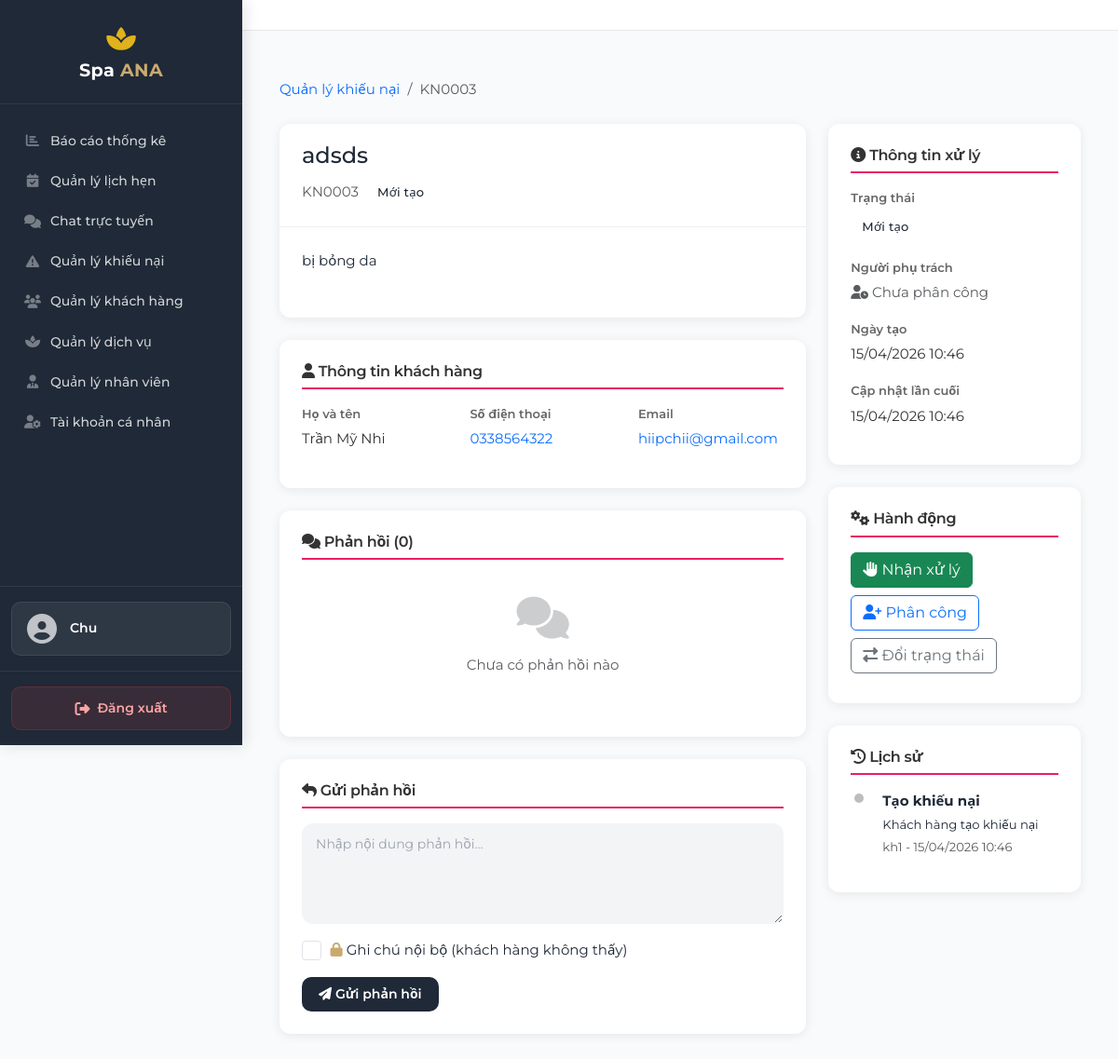
/manage/complaints/3/ (signed in), run on an earlier commit of the app's database.
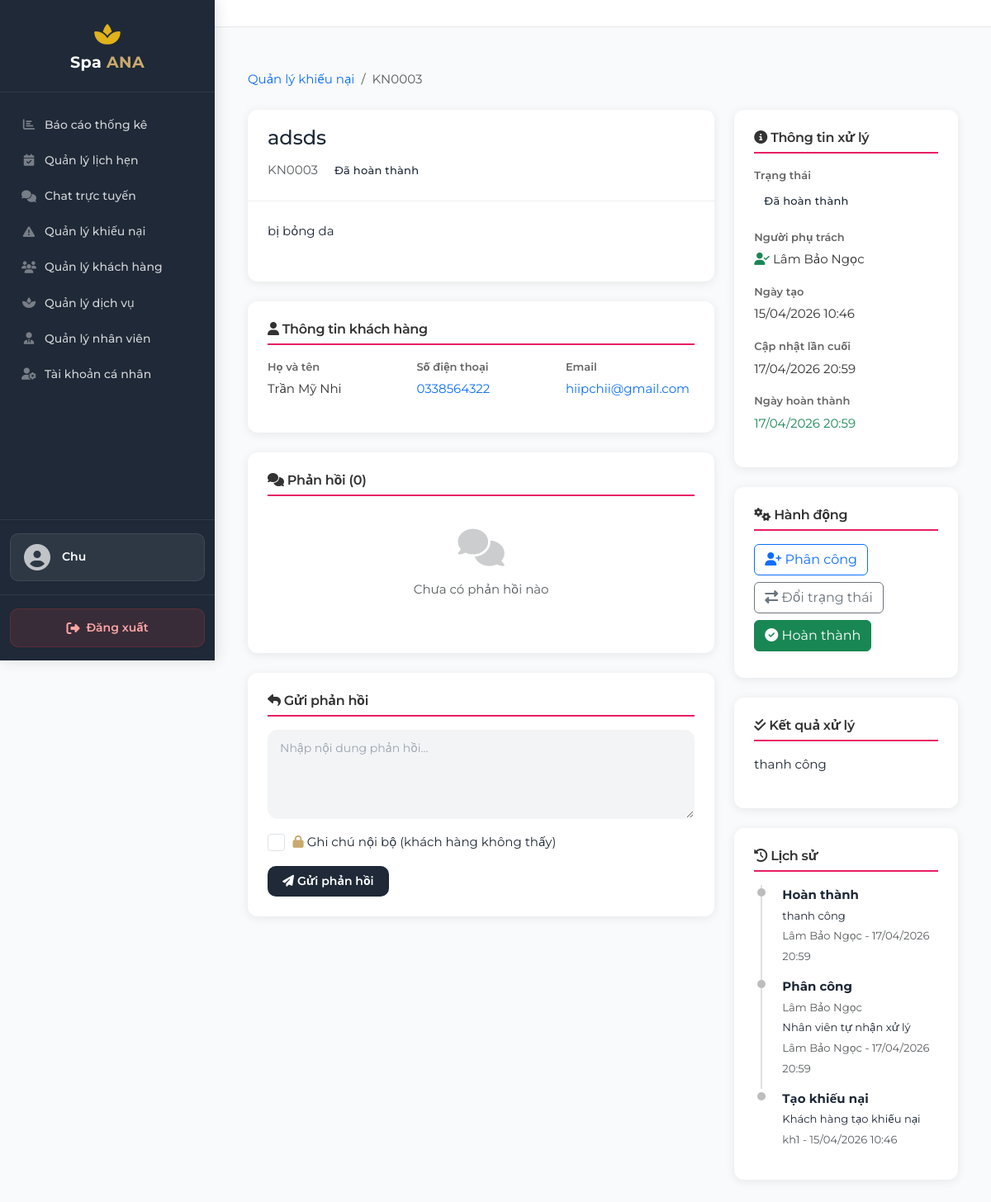
And on a later commit of the database.
### complaints/models.py (models this page shows, shortened)
class Complaint(models.Model):
    STATUS_CHOICES = [
        ('NEW', 'Mới tạo'),
        ('IN_PROGRESS', 'Đang xử lý'),
        ('RESOLVED', 'Đã hoàn thành'),
    ]
    code = models.CharField(max_length=10, unique=True, blank=True, verbose_name='Mã khiếu nại')
    customer = models.ForeignKey(
        'customers.CustomerProfile', on_delete=models.SET_NULL,
        null=True, blank=True,
        related_name='complaints', verbose_name='Khách hàng'
    )
    full_name = models.CharField(max_length=100, verbose_name='Họ và tên')
    phone = models.CharField(max_length=15, verbose_name='Số điện thoại')
    email = models.CharField(max_length=255, blank=True, null=True, verbose_name='Email')
    customer_name_snapshot = models.CharField(max_length=100, blank=True, null=True, verbose_name='Tên KH (snapshot)')
    customer_phone_snapshot = models.CharField(max_length=15, blank=True, null=True, verbose_name='SĐT KH (snapshot)')
    customer_email_snapshot = models.CharField(max_length=255, blank=True, null=True, verbose_name='Email KH (snapshot)')
    title = models.CharField(max_length=200, verbose_name='Tiêu đề khiếu nại')
    content = models.TextField(verbose_name='Nội dung khiếu nại')
    incident_date = models.DateTimeField(blank=True, null=True, verbose_name='Ngày xảy ra sự cố')
    appointment_code = models.CharField(max_length=10, blank=True, null=True, verbose_name='Mã lịch hẹn liên quan')
    related_service = models.ForeignKey(
        'spa_services.Service', on_delete=models.SET_NULL,
        null=True, blank=True, verbose_name='Dịch vụ liên quan'
    )
    expected_solution = models.CharField(max_length=1000, blank=True, null=True, verbose_name='Giải pháp mong muốn')
    status = models.CharField(max_length=20, choices=STATUS_CHOICES, default='NEW', verbose_name='Trạng thái')
    assigned_to = models.ForeignKey(
        User, on_delete=models.SET_NULL,
        null=True, blank=True,
        related_name='assigned_complaints', verbose_name='Người phụ trách'
    )
    resolution = models.TextField(blank=True, null=True, verbose_name='Kết quả xử lý')
    note = models.TextField(blank=True, null=True, verbose_name='Ghi chú nội bộ')
    resolved_at = models.DateTimeField(null=True, blank=True, verbose_name='Thời điểm giải quyết xong')
    created_at = models.DateTimeField(auto_now_add=True, verbose_name='Thời điểm tạo')
    updated_at = models.DateTimeField(auto_now=True, null=True, blank=True, verbose_name='Thời điểm cập nhật')
    class Meta:
        db_table = 'complaints'
        verbose_name = 'Khiếu nại'
        verbose_name_plural = 'Khiếu nại'
        ordering = ['-created_at']
        indexes = [
            models.Index(fields=['code']),
            models.Index(fields=['status', 'created_at']),
            models.Index(fields=['assigned_to']),
        ]
        constraints = [
            models.CheckConstraint(
                check=models.Q(status__in=['NEW', 'IN_PROGRESS', 'RESOLVED']),
                name='complaint_status_valid'
            ),
            models.CheckConstraint(
                check=models.Q(resolved_at__isnull=True) | models.Q(resolved_at__gte=models.F('created_at')),
                name='complaint_resolved_at_valid'
            ),
        ]

class ComplaintHistory(models.Model):
    ACTION_CHOICES = [
        ('CREATE', 'Tạo khiếu nại'),
        ('UPDATE', 'Cập nhật'),
        ('ASSIGN', 'Phân công'),
        ('REPLY', 'Phản hồi'),
        ('RESOLVE', 'Hoàn thành'),
    ]
    complaint = models.ForeignKey(
        Complaint, on_delete=models.CASCADE,
        related_name='history', verbose_name='Khiếu nại'
    )
    action = models.CharField(max_length=30, choices=ACTION_CHOICES, verbose_name='Hành động')
    old_value = models.TextField(blank=True, null=True, verbose_name='Giá trị cũ')
    new_value = models.TextField(blank=True, null=True, verbose_name='Giá trị mới')
    note = models.TextField(blank=True, null=True, verbose_name='Ghi chú')
    performed_by = models.ForeignKey(
        User, on_delete=models.PROTECT, verbose_name='Người thực hiện'
    )
    performed_at = models.DateTimeField(auto_now_add=True, verbose_name='Thời điểm thực hiện')
    class Meta:
        db_table = 'complaint_history'
        verbose_name = 'Lịch sử khiếu nại'
        verbose_name_plural = 'Lịch sử khiếu nại'
        ordering = ['-performed_at']
        indexes = [
            models.Index(fields=['complaint', '-performed_at']),
        ]
        constraints = [
            models.CheckConstraint(
                check=models.Q(action__in=['CREATE', 'UPDATE', 'ASSIGN', 'REPLY', 'RESOLVE']),
                name='complainthistory_action_valid'
            ),
        ]

### complaints/views.py (the view)
# urls.py: path('manage/complaints/<int:complaint_id>/', views.admin_complaint_detail, name='admin_complaint_detail'),
@login_required(login_url='accounts:login')
def admin_complaint_detail(request, complaint_id):
    if not (request.user.is_staff or request.user.is_superuser):
        messages.error(request, 'Bạn không có quyền truy cập trang này.')
        return redirect('pages:home')
    complaint = get_object_or_404(Complaint, id=complaint_id)
    replies = complaint.replies.filter(is_internal=False).order_by('created_at')
    all_replies = complaint.replies.all().order_by('created_at')
    history = complaint.history.all()[:50]
    reply_form = ComplaintReplyForm()
    status_form = ComplaintStatusForm(instance=complaint)
    assign_form = ComplaintAssignForm(instance=complaint)
    context = {
        'complaint': complaint,
        'replies': replies,
        'all_replies': all_replies,
        'history': history,
        'reply_form': reply_form,
        'status_form': status_form,
        'assign_form': assign_form,
    }
    return render(request, 'manage/pages/admin_complaint_detail.html', context)

### complaints/forms.py (shortened to what this page needs)
class ComplaintReplyForm(forms.ModelForm):
    class Meta:
        model = ComplaintReply
        fields = ['message', 'is_internal']
        widgets = {
            'message': forms.Textarea(attrs={
                'class': 'form-control',
                'rows': 4,
                'placeholder': 'Nhập nội dung phản hồi...'
            }),
            'is_internal': forms.CheckboxInput(attrs={
                'class': 'form-check-input'
            }),
        }

class ComplaintStatusForm(forms.ModelForm):
    class Meta:
        model = Complaint
        fields = ['status', 'resolution']
        widgets = {
            'status': forms.Select(attrs={
                'class': 'form-select'
            }),
            'resolution': forms.Textarea(attrs={
                'class': 'form-control',
                'rows': 3,
                'placeholder': 'Kết quả xử lý (nếu hoàn thành)'
            }),
        }

### templates/manage/pages/admin_complaint_detail.html (shortened to what the changed rows need)
{% extends "manage/base.html" %}
{% load static %}
{% block content %}
<div class="container-fluid py-4">
    <nav aria-label="breadcrumb" class="mb-4">
        <ol class="breadcrumb">
            <li class="breadcrumb-item"><a href="{% url 'complaints:admin_complaints' %}">Quản lý khiếu nại</a></li>
            <li class="breadcrumb-item active">{{ complaint.code }}</li>
        </ol>
    </nav>
    <div class="row">
        <div class="col-lg-8">
            <div class="complaint-detail-card">
                <div class="complaint-header d-flex justify-content-between align-items-center flex-wrap gap-2">
                    <div>
                        <h4 class="mb-2">{{ complaint.title }}</h4>
                        <div class="d-flex align-items-center gap-2 flex-wrap">
                            <span class="text-muted">{{ complaint.code }}</span>
                            <span class="status-badge status-{{ complaint.status }}">{{ complaint.get_status_display }}</span>
                        </div>
                    </div>
                </div>
                <div class="complaint-body">
                    <p class="mb-4" style="white-space: pre-wrap;">{{ complaint.content }}</p>
                </div>
            </div>
            <div class="complaint-detail-card">
                <div class="complaint-body">
                    <div class="row">
                        <div class="col-md-4">
                            <p class="info-label">Họ và tên</p>
                            <p class="info-value">{{ complaint.customer_name_snapshot }}</p>
                        </div>
                        <div class="col-md-4">
                            <p class="info-value">
                                <a href="tel:{{ complaint.customer_phone_snapshot }}">{{ complaint.customer_phone_snapshot }}</a>
                            </p>
                        </div>
                        <div class="col-md-4">
                            <p class="info-value">
                                {% if complaint.customer_email_snapshot %}
                                <a href="mailto:{{ complaint.customer_email_snapshot }}">{{ complaint.customer_email_snapshot }}</a>
                                {% else %}—{% endif %}
                            </p>
                        </div>
                    </div>
                </div>
            </div>
        </div>
        <div class="col-lg-4">
            <div class="complaint-detail-card">
                <div class="complaint-body">
                    <div class="mb-3">
                        <p class="info-label">Trạng thái</p>
                        <span class="status-badge status-{{ complaint.status }}">{{ complaint.get_status_display }}</span>
                    </div>
                    <div class="mb-3">
                        <p class="info-label">Người phụ trách</p>
                        {% if complaint.assigned_to %}
                            <p class="info-value">
                                <i class="fas fa-user-check text-success"></i>
                                {{ complaint.assigned_to.get_full_name|default:complaint.assigned_to.username }}
                            </p>
                        {% else %}
                            <p class="text-muted"><i class="fas fa-user-clock"></i> Chưa phân công</p>
                        {% endif %}
                    </div>
                    <div class="mb-3">
                        <p class="info-label">Ngày tạo</p>
                        <p class="info-value">{{ complaint.created_at|date:"d/m/Y H:i" }}</p>
                    </div>
                    <div class="mb-3">
                        <p class="info-label">Cập nhật lần cuối</p>
                        <p class="info-value">{{ complaint.updated_at|date:"d/m/Y H:i" }}</p>
                    </div>
                    {% if complaint.resolved_at %}
                    <div class="mb-3">
                        <p class="info-label">Ngày hoàn thành</p>
                        <p class="info-value text-success">{{ complaint.resolved_at|date:"d/m/Y H:i" }}</p>
                    </div>
                    {% endif %}
                </div>
            </div>
            <div class="complaint-detail-card">
                <div class="complaint-body">
                    <h5 class="section-title"><i class="fas fa-cogs"></i> Hành động</h5>
                    {% if not complaint.assigned_to %}
                    <form method="post" action="{% url 'complaints:admin_complaint_take' complaint.id %}" class="d-inline">
                        <button type="submit" class="btn btn-success action-btn">
                            <i class="fas fa-hand-paper"></i> Nhận xử lý
                        </button>
                    </form>
                    {% endif %}
                    {% if not complaint.assigned_to or request.user.is_superuser %}
                    <button type="button" class="btn btn-outline-primary action-btn" data-bs-toggle="modal" data-bs-target="#assignModal">
                        <i class="fas fa-user-plus"></i> Phân công
                    </button>
                    {% endif %}
                    <button type="button" class="btn btn-outline-secondary action-btn" data-bs-toggle="modal" data-bs-target="#statusModal">
                        <i class="fas fa-exchange-alt"></i> Đổi trạng thái
                    </button>
                    {% if complaint.assigned_to and complaint.status != 'resolved' and complaint.status != 'closed' %}
                    <button type="button" class="btn btn-success action-btn" data-bs-toggle="modal" data-bs-target="#completeModal">
                        <i class="fas fa-check-circle"></i> Hoàn thành
                    </button>
                    {% endif %}
                </div>
            </div>
            {% if complaint.resolution %}
            <div class="complaint-detail-card">
                <div class="complaint-body">
                    <h5 class="section-title"><i class="fas fa-check-double"></i> Kết quả xử lý</h5>
                    <p style="white-space: pre-wrap;">{{ complaint.resolution }}</p>
                </div>
            </div>
            {% endif %}
            <div class="complaint-detail-card">
                <div class="complaint-body">
                    {% for item in history %}
                    <div class="timeline-item {{ item.action }}">
                        <div class="timeline-dot"></div>
                        <div>
                            <strong>{{ item.get_action_display }}</strong>
                            {% if item.old_value or item.new_value %}
                                <br><small class="text-muted">
                                    {% if item.new_value %}{{ item.new_value }}{% endif %}
                                </small>
                            {% endif %}
                            {% if item.note %}
                                <br><small>{{ item.note }}</small>
                            {% endif %}
                            <br><small class="text-muted">
                                {{ item.performed_by.get_full_name|default:item.performed_by.username|default:"Hệ thống" }}
                                - {{ item.performed_at|date:"d/m/Y H:i" }}
                            </small>
                        </div>
                    </div>
                    {% empty %}
                    <p class="text-muted">Chưa có lịch sử</p>
                    {% endfor %}
                </div>
            </div>
        </div>
    </div>
</div>
{% endblock %}

What changed in the data, as far as the page shows it:
changed Complaint "adsds": status "Mới tạo" → "Đã hoàn thành"; assigned_to_id empty → 16 (drawn); assigned_to.get_full_name (not shown) → "Lâm Bảo Ngọc"; updated_at "15/04/2026 10:46" → "17/04/2026 20:59"; resolved_at (not shown) → "17/04/2026 20:59"; resolution (not shown) → "thanh công"
added ComplaintHistory: action "Hoàn thành", note "thanh công", performed_by.get_full_name "Lâm Bảo Ngọc", performed_at "17/04/2026 20:59"
added ComplaintHistory: action "Phân công", new_value "Lâm Bảo Ngọc", note "Nhân viên tự nhận xử lý", performed_by.get_full_name "Lâm Bảo Ngọc", performed_at "17/04/2026 20:59"
Also different on the page:
text no longer shown: "Chưa phân công Nhận xử lý"
text now shown: "Ngày hoàn thành Hoàn thành Kết quả xử lý"
